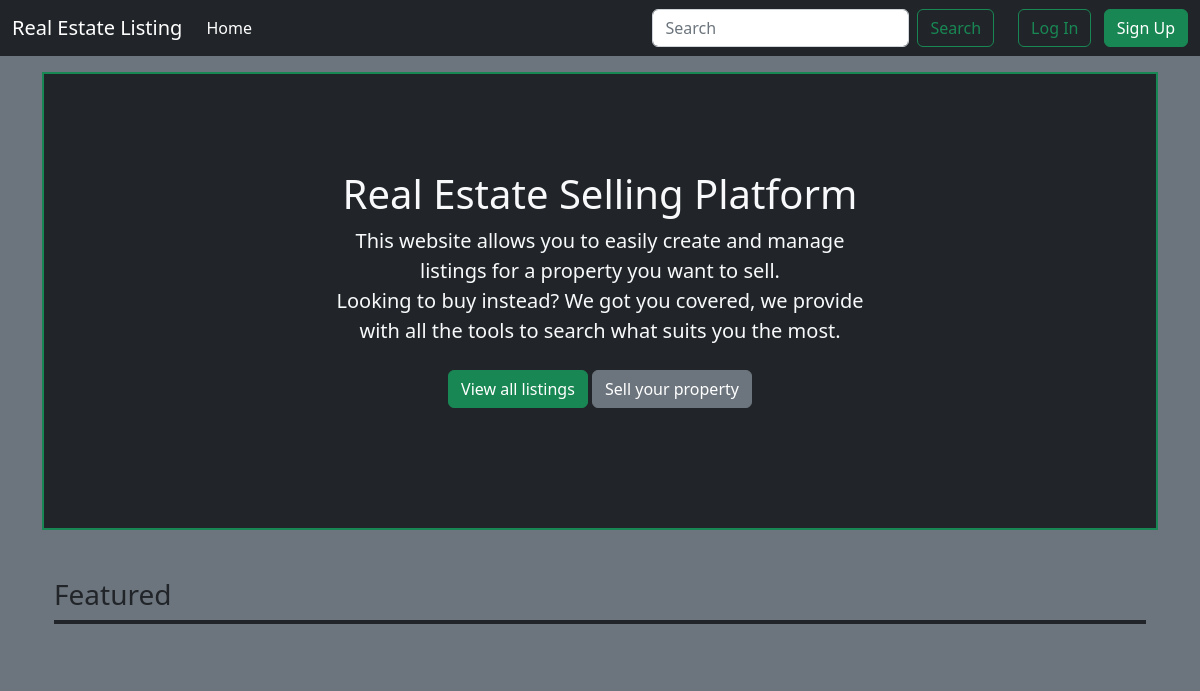
The app's page /, older data.
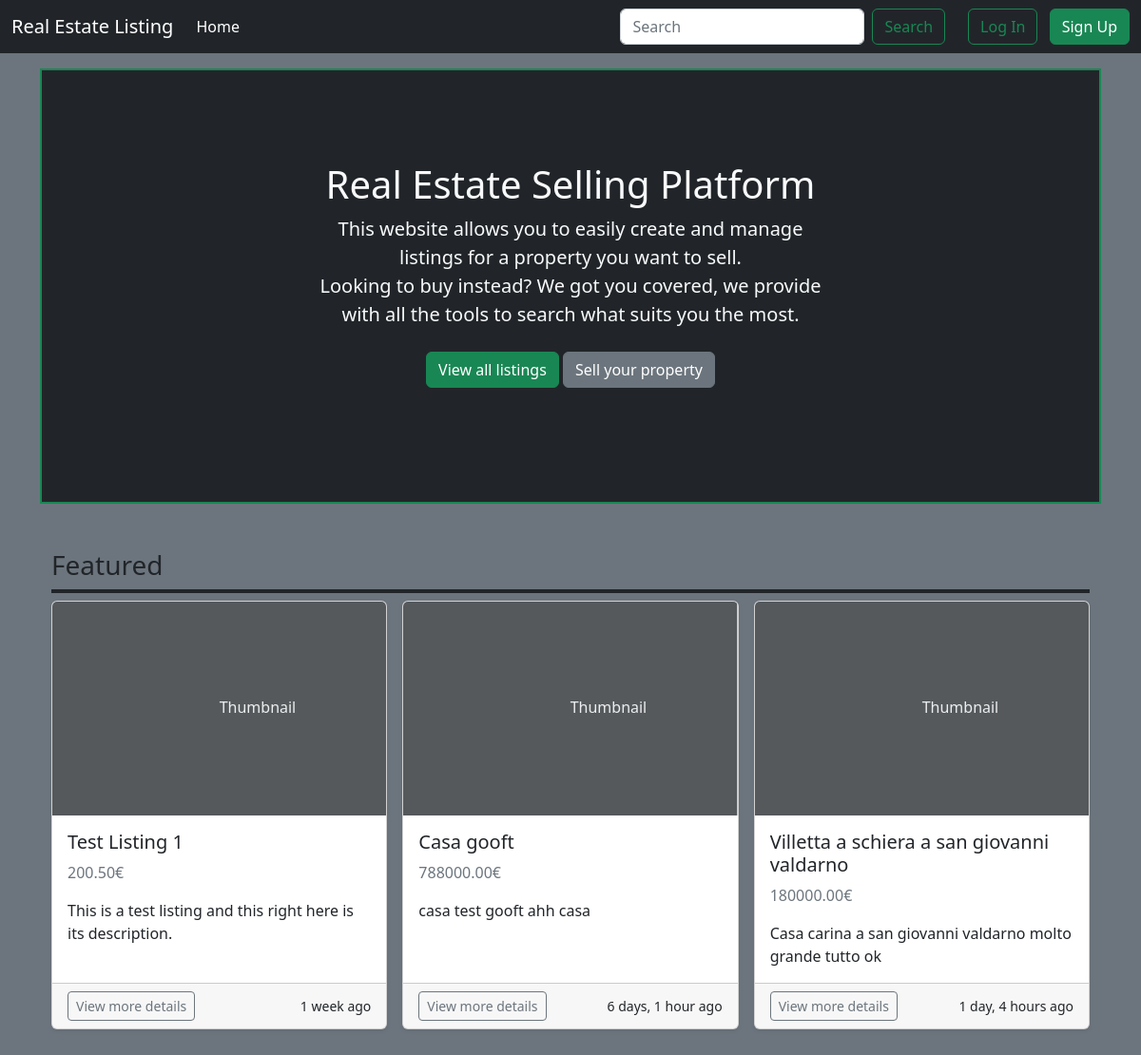
The same page, newer data.
### listings/models.py (models this page shows, shortened)
class Listing(models.Model):
    title = models.CharField(max_length=100)
    description = models.TextField()
    price = models.DecimalField(max_digits=10, decimal_places=2)
    bedrooms = models.PositiveIntegerField()
    bathrooms = models.PositiveIntegerField()
    square_feet = models.PositiveIntegerField()
    listing_location = models.CharField(max_length=200)
    image = models.ImageField(upload_to="listing_image_directory_path", blank=True, null=True)
    is_published = models.BooleanField()
    is_featured = models.BooleanField(default=False)
    list_date = models.DateTimeField(auto_now_add=True)
    owner = models.ForeignKey(
        settings.AUTH_USER_MODEL,
        on_delete=models.CASCADE
    )
    category = models.ForeignKey(Category, on_delete=models.SET_NULL, null=True)

### pages/views.py (the view)
# urls.py: path("", HomePageView.as_view(), name="home")
class HomePageView(TemplateView):
    template_name = "home.html"
    def get_context_data(self, **kwargs):
        context = super().get_context_data(**kwargs)
        context["featured_listings"] = Listing.objects.filter(is_featured=True)
        return context

### pages/templatetags/custom_filters.py (called while the page is built, shortened)
@register.filter
def cut_after_chars(value, arg):
    if len(value) <= arg:
        return value

### templates/home.html (shortened to what this page needs)
{% extends "base.html" %}
{% load custom_filters %}
{% block content %}
<section class="py-5 text-light text-center container border border-success border-2 bg-dark">
    <div class="row py-lg-5">
      <div class="col-lg-6 col-md-8 mx-auto">
        <h1 class="fw-light">Real Estate Selling Platform</h1>
        <p class="lead text-body-secondary">This website allows you to easily create and manage listings for a property you want to sell.<br>Looking to buy instead? We got you covered, we provide with all the tools to search what suits you the most.</p>
        <p>
            <a href="{% url 'property_list' %}" class="btn btn-success my-2">View all listings</a>
            {% if user.is_authenticated %}
            <a href="{% url 'listing_create' %}" class="btn btn-secondary my-2">Sell your property</a>
            {% else %}
            <a href="{% url 'login' %}" class="btn btn-secondary my-2">Sell your property</a>
            {% endif %}
        </p>
      </div>
    </div>
</section>
<div class="album py-5 bg-body-tertiary">
    <div class="container">
        <h3 class="border-bottom border-dark border-4 pb-2">Featured</h3>
      <div class="row row-cols-1 row-cols-sm-2 row-cols-md-3 g-3">
        {% for listing in featured_listings %}
        <div class="col">
          <div class="card h-100 d-flex shadow-sm">
            <svg class="bd-placeholder-img card-img-top" width="100%" height="225" xmlns="http://www.w3.org/2000/svg" role="img" aria-label="Placeholder: Thumbnail" preserveAspectRatio="xMidYMid slice" focusable="false">
                <title>Placeholder</title>
                {% if listing.image %}
                <image href="{{ listing.image.url }}" width="100%" height="100%" preserveAspectRatio="xMidYMid slice"/>
                {% else %}
                <rect width="100%" height="100%" fill="#55595c"/>
                <text x="50%" y="50%" fill="#eceeef" dy=".3em">Thumbnail</text>
                {% endif %}
            </svg>
            <div class="card-body d-flex flex-column">
                <h5 class="card-title">{{ listing.title }}</h5>
                <p class="card-text text-secondary">{{ listing.price }}€</p>
                <p class="card-text text-fill">{{ listing.description|cut_after_chars:150 }}</p>
            </div>
            <div class="card-footer">
              <div class="d-flex justify-content-between align-items-center">
                  <div class="btn-group">
                      <a href="{% url 'property_detail' listing.pk %}" class="btn btn-sm btn-outline-secondary">View more details</a>
                  </div>
                  <small class="text-body-secondary">{{ listing.list_date|timesince }} ago</small>
              </div>
            </div>
          </div>
        </div>
        {% endfor %}
      </div>
    </div>
  </div>
{% endblock content %}

### templates/base.html (shortened to what this page needs)
<!DOCTYPE html>
<html>
<head>
  <link href="https://cdn.jsdelivr.net/npm/bootstrap@5.2.3/dist/css/bootstrap.min.css" rel="stylesheet"
>
</head>
<body class="bg-secondary">
  <nav class="navbar navbar-expand-md navbar-dark fixed-top bg-dark">
    <div class="container-fluid">
      <a class="navbar-brand" href="{% url 'home' %}">Real Estate Listing</a>
      <div class="collapse navbar-collapse" id="navbarCollapse">
        <ul class="navbar-nav me-auto mb-2 mb-md-0">
          <li class="nav-item">
            <a class="nav-link active" aria-current="page" href="{% url 'home' %}">Home</a>
          </li>
        </ul>
        <form class="d-flex" role="search">
          <input class="form-control me-2" type="search" name="search" placeholder="Search" aria-label="Search">
          <button class="btn btn-outline-success me-4" type="submit">Search</button>
        </form>
        {% if user.is_authenticated %}
        <div class="dropdown navbar-dark text-end">
          <a href="#" class="d-block link-light text-decoration-none dropdown-toggle" id="dropdownUser1"
            data-bs-toggle="dropdown" aria-expanded="false">
            {{ user.username }}
          </a>
          <ul class="dropdown-menu dropdown-menu-end text-small" aria-labelledby="dropdownUser1">
            <li><a class="dropdown-item" href="#">See your Listings</a></li>
            <li><a class="dropdown-item" href="{% url 'password_change' %}">Change password</a></li>
            <li><a class="dropdown-item" href="{% url 'logout' %}">Log Out</a></li>
          </ul>
        </div>
        {% else %}
        <div class="text-end">
          <a href="{% url 'login' %}" class="btn btn-outline-success me-2">
            Log In</a>
          <a href="{% url 'signup' %}" class="btn btn-success">Sign Up</a>
        </div>
        {% endif %}
      </div>
    </div>
  </nav>
  <main class="bg-secondary">
    <div class="container pt-5 mt-4">
      {% block content %}
      {% endblock content %}
    </div>
  </main>
</body>
</html>

Row changes from the older to the newer data that the page shows:
now on this page (row edited): Listing: shows "Thumbnail", title "Test Listing 1", price "200.50", description "This is a test listing and this right here is its description.", list_date "1 week"
now on this page (row edited): Listing: shows "Thumbnail", title "Casa gooft", price "788000.00", description "casa test gooft ahh casa", list_date "6 days, 1 hour"
now on this page (row edited): Listing: shows "Thumbnail", title "Villetta a schiera a san giovanni valdarno", price "180000.00", description "Casa carina a san giovanni valdarno molto grande tutto ok", list_date "1 day, 4 hours"
